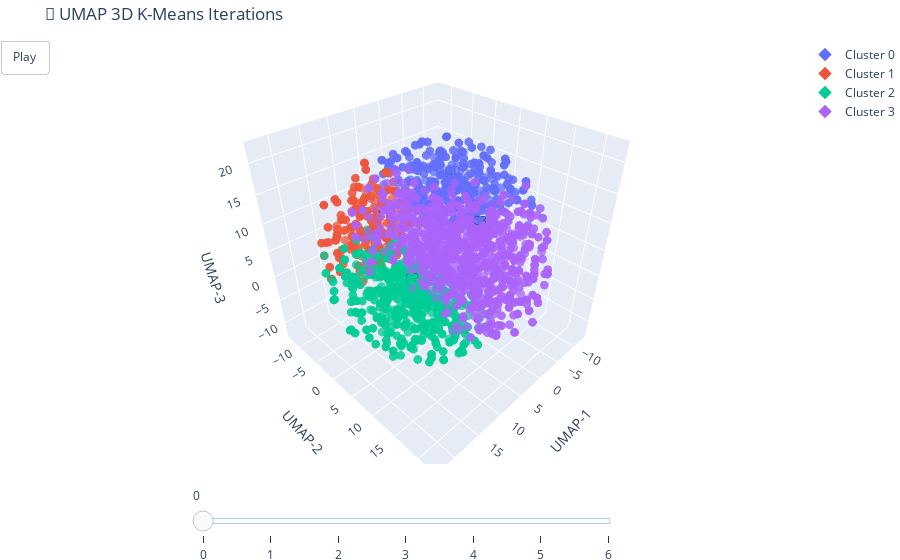

Notebook source saved alongside this figure:
### Code cell
colors = px.colors.qualitative.Plotly

# Static layout
layout = go.Layout(
    title="🌌 UMAP 3D K-Means Iterations",
    margin=dict(l=0, r=0, b=0, t=40),
    scene=dict(
        xaxis_title='UMAP-1',
        yaxis_title='UMAP-2',
        zaxis_title='UMAP-3',
        bgcolor='white'
    ),
    updatemenus=[dict(
        type='buttons',
        showactive=False,
        buttons=[dict(label='Play', method='animate', args=[None])]
    )],
    sliders=[dict(
        steps=[dict(method='animate', args=[[f'frame{k}']], label=str(k)) for k in range(len(iterations))],
        transition=dict(duration=0),
        x=0.156, y=0, len=0.6
    )]
)

# Initial empty figure
fig = go.Figure(layout=layout)

# Initial data for frame 0
iter0 = iteration_meta[0]
cmap = {cid: colors[i % len(colors)] for i, cid in enumerate(np.unique(iter0['centroid_ids']))}

for cid in cmap:
    mask = iter0['point_cluster_ids'] == cid
    fig.add_trace(go.Scatter3d(
        x=points_3d_per_iter[0][mask, 0],
        y=points_3d_per_iter[0][mask, 1],
        z=points_3d_per_iter[0][mask, 2],
        mode='markers',
        marker=dict(size=3, color=cmap[cid], opacity=0.5),
        showlegend=False
    ))
    mask = iter0['centroid_ids'] == cid
    fig.add_trace(go.Scatter3d(
        x=centroids_3d_per_iter[0][mask, 0],
        y=centroids_3d_per_iter[0][mask, 1],
        z=centroids_3d_per_iter[0][mask, 2],
        mode='markers+text',
        marker=dict(size=6, symbol='diamond', color=cmap[cid], line=dict(width=4, color=cmap[cid])),
        name=f'Cluster {cid}',
        text=[f"C{cid}"] * np.sum(mask),
        textposition="top center"
    ))

# Add frames
frames = []
for k, meta in enumerate(iteration_meta):
    frame_data = []
    cmap = {cid: colors[i % len(colors)] for i, cid in enumerate(np.unique(meta['centroid_ids']))}

    for cid in cmap:
        mask_p = meta['point_cluster_ids'] == cid
        mask_c = meta['centroid_ids'] == cid

        frame_data.append(go.Scatter3d(
            x=points_3d_per_iter[k][mask_p, 0],
            y=points_3d_per_iter[k][mask_p, 1],
            z=points_3d_per_iter[k][mask_p, 2],
            mode='markers',
            marker=dict(size=3, color=cmap[cid], opacity=0.5),
            showlegend=False
        ))
        frame_data.append(go.Scatter3d(
            x=centroids_3d_per_iter[k][mask_c, 0],
            y=centroids_3d_per_iter[k][mask_c, 1],
            z=centroids_3d_per_iter[k][mask_c, 2],
            mode='markers+text',
            marker=dict(size=6, symbol='diamond', color=cmap[cid], line=dict(width=4, color=cmap[cid])),
            name=f'Cluster {cid}',
            text=[f"C{cid}"] * np.sum(mask_c),
            textposition="top center"
        ))

    frames.append(go.Frame(data=frame_data, name=f"frame{k}"))

fig.frames = frames
fig.show()

### Figure 1 — Plotly figure (JSON) as saved in the notebook; plotly's stock layout.template omitted (floating-point values rounded to 4 significant figures; data arrays with more than 128 entries replaced by an {"elided": "..."} marker saying what was removed)
{"data": [{"marker": {"color": "#636EFA", "opacity": 0.5, "size": 3}, "mode": "markers", "showlegend": false, "type": "scatter3d", "x": {"elided": "882 float values"}, "y": {"elided": "882 float values"}, "z": {"elided": "882 float values"}}, {"marker": {"color": "#636EFA", "line": {"color": "#636EFA", "width": 4}, "size": 6, "symbol": "diamond"}, "mode": "markers+text", "name": "Cluster 0", "text": ["C0"], "textposition": "top center", "type": "scatter3d", "x": [-1.091], "y": [2.421], "z": [12.99]}, {"marker": {"color": "#EF553B", "opacity": 0.5, "size": 3}, "mode": "markers", "showlegend": false, "type": "scatter3d", "x": {"elided": "578 float values"}, "y": {"elided": "578 float values"}, "z": {"elided": "578 float values"}}, {"marker": {"color": "#EF553B", "line": {"color": "#EF553B", "width": 4}, "size": 6, "symbol": "diamond"}, "mode": "markers+text", "name": "Cluster 1", "text": ["C1"], "textposition": "top center", "type": "scatter3d", "x": [8.224], "y": [-6.305], "z": [4.937]}, {"marker": {"color": "#00CC96", "opacity": 0.5, "size": 3}, "mode": "markers", "showlegend": false, "type": "scatter3d", "x": {"elided": "1335 float values"}, "y": {"elided": "1335 float values"}, "z": {"elided": "1335 float values"}}, {"marker": {"color": "#00CC96", "line": {"color": "#00CC96", "width": 4}, "size": 6, "symbol": "diamond"}, "mode": "markers+text", "name": "Cluster 2", "text": ["C2"], "textposition": "top center", "type": "scatter3d", "x": [8.84], "y": [3.134], "z": [-2.532]}, {"marker": {"color": "#AB63FA", "opacity": 0.5, "size": 3}, "mode": "markers", "showlegend": false, "type": "scatter3d", "x": {"elided": "2205 float values"}, "y": {"elided": "2205 float values"}, "z": {"elided": "2205 float values"}}, {"marker": {"color": "#AB63FA", "line": {"color": "#AB63FA", "width": 4}, "size": 6, "symbol": "diamond"}, "mode": "markers+text", "name": "Cluster 3", "text": ["C3"], "textposition": "top center", "type": "scatter3d", "x": [0.4367], "y": [9.676], "z": [7.701]}], "layout": {"margin": {"b": 0, "l": 0, "r": 0, "t": 40}, "scene": {"bgcolor": "white", "xaxis": {"title": {"text": "UMAP-1"}}, "yaxis": {"title": {"text": "UMAP-2"}}, "zaxis": {"title": {"text": "UMAP-3"}}}, "sliders": [{"len": 0.6, "steps": [{"args": [["frame0"]], "label": "0", "method": "animate"}, {"args": [["frame1"]], "label": "1", "method": "animate"}, {"args": [["frame2"]], "label": "2", "method": "animate"}, {"args": [["frame3"]], "label": "3", "method": "animate"}, {"args": [["frame4"]], "label": "4", "method": "animate"}, {"args": [["frame5"]], "label": "5", "method": "animate"}, {"args": [["frame6"]], "label": "6", "method": "animate"}], "transition": {"duration": 0}, "x": 0.156, "y": 0}], "title": {"text": "🌌 UMAP 3D K-Means Iterations"}, "updatemenus": [{"buttons": [{"args": [null], "label": "Play", "method": "animate"}], "showactive": false, "type": "buttons"}]}}
